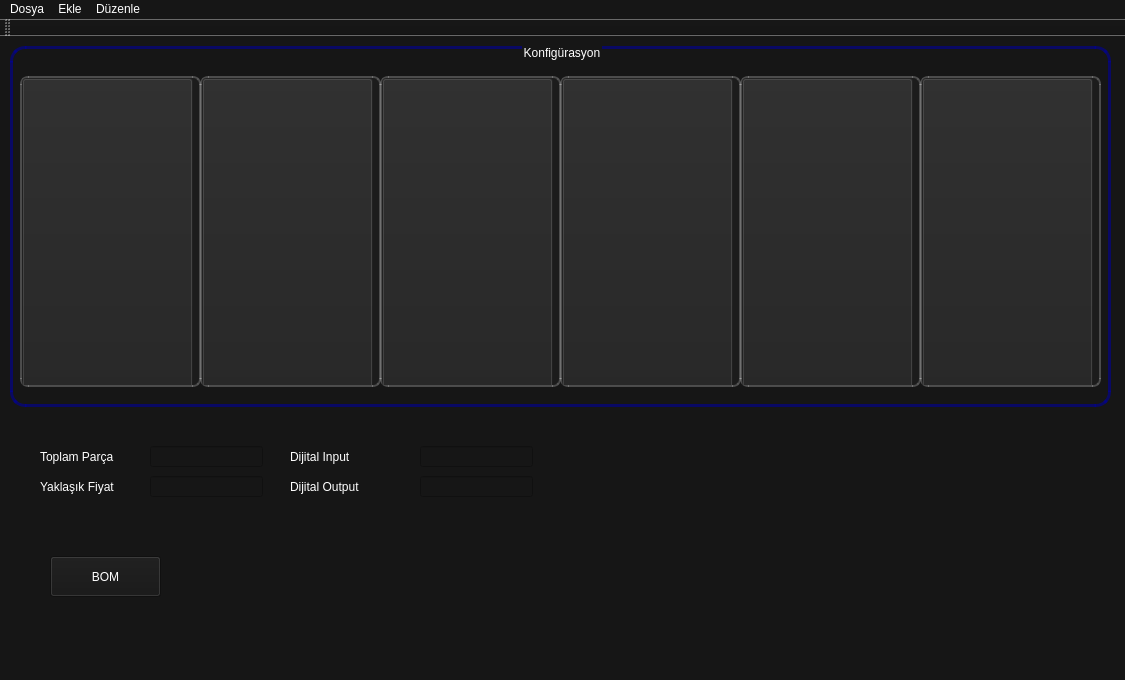
<?xml version="1.0" encoding="UTF-8"?>
<ui version="4.0">
 <class>MainWindow</class>
 <widget class="QMainWindow" name="MainWindow">
  <property name="geometry">
   <rect>
    <x>0</x>
    <y>0</y>
    <width>1125</width>
    <height>680</height>
   </rect>
  </property>
  <property name="windowTitle">
   <string>MainWindow</string>
  </property>
  <property name="styleSheet">
   <string notr="true">background-color: rgb(22, 22, 22);
font: 14pt &quot;Gill Sans MT&quot;;
color: rgb(255, 255, 255);
</string>
  </property>
  <widget class="QWidget" name="centralWidget">
   <widget class="QGroupBox" name="select_config">
    <property name="geometry">
     <rect>
      <x>10</x>
      <y>10</y>
      <width>1101</width>
      <height>361</height>
     </rect>
    </property>
    <property name="styleSheet">
     <string notr="true">QGroupBox{
border-width :3px;
/*border-color: rgba(200, 200, 200,75);*/
border-radius : 15px;
border-style : solid;
	border-color: rgba(0, 0, 155, 150);
}
QGroupBox::title{
subcontrol-origin: margin;
   subcontrol-position: top center;

}

QStackedWidget{
border-width :2px;
border-color: rgba(200, 200, 200,75);
border-radius : 8px;
border-style : solid;
}</string>
    </property>
    <property name="title">
     <string>Konfigürasyon</string>
    </property>
    <property name="alignment">
     <set>Qt::AlignLeading|Qt::AlignLeft|Qt::AlignVCenter</set>
    </property>
    <property name="flat">
     <bool>false</bool>
    </property>
    <property name="checkable">
     <bool>false</bool>
    </property>
    <property name="checked">
     <bool>false</bool>
    </property>
    <widget class="QStackedWidget" name="swPanel">
     <property name="geometry">
      <rect>
       <x>10</x>
       <y>30</y>
       <width>181</width>
       <height>311</height>
      </rect>
     </property>
     <property name="styleSheet">
      <string notr="true">background-color: rgba(33, 33, 33,75);
</string>
     </property>
     <widget class="QWidget" name="add_panel">
      <widget class="QPushButton" name="b_add_panel">
       <property name="geometry">
        <rect>
         <x>0</x>
         <y>0</y>
         <width>171</width>
         <height>311</height>
        </rect>
       </property>
       <property name="text">
        <string/>
       </property>
       <property name="icon">
        <iconset>
         <normalon>:/Pictures/Yeni klasör/panel button.png</normalon>
        </iconset>
       </property>
       <property name="iconSize">
        <size>
         <width>180</width>
         <height>311</height>
        </size>
       </property>
      </widget>
     </widget>
     <widget class="QWidget" name="page_6"/>
    </widget>
    <widget class="QStackedWidget" name="swVentilation">
     <property name="geometry">
      <rect>
       <x>190</x>
       <y>30</y>
       <width>181</width>
       <height>311</height>
      </rect>
     </property>
     <property name="styleSheet">
      <string notr="true">
background-color: rgba(33, 33, 33,75);
</string>
     </property>
     <property name="currentIndex">
      <number>0</number>
     </property>
     <widget class="QWidget" name="add_ventilation">
      <widget class="QPushButton" name="b_add_ventilation">
       <property name="geometry">
        <rect>
         <x>0</x>
         <y>0</y>
         <width>171</width>
         <height>311</height>
        </rect>
       </property>
       <property name="text">
        <string/>
       </property>
       <property name="icon">
        <iconset>
         <normalon>:/Pictures/Yeni klasör/ventilationbutton.png</normalon>
        </iconset>
       </property>
       <property name="iconSize">
        <size>
         <width>180</width>
         <height>311</height>
        </size>
       </property>
      </widget>
     </widget>
     <widget class="QWidget" name="choose_ventilation_unit">
      <widget class="QWidget" name="layoutWidget">
       <property name="geometry">
        <rect>
         <x>10</x>
         <y>60</y>
         <width>168</width>
         <height>37</height>
        </rect>
       </property>
       <layout class="QHBoxLayout" name="horizontalLayout_2">
        <item>
         <widget class="QLabel" name="label_2">
          <property name="minimumSize">
           <size>
            <width>80</width>
            <height>0</height>
           </size>
          </property>
          <property name="text">
           <string>Motor Gücü</string>
          </property>
         </widget>
        </item>
        <item>
         <widget class="QComboBox" name="cbMotorRatedPower">
          <property name="minimumSize">
           <size>
            <width>80</width>
            <height>0</height>
           </size>
          </property>
          <property name="maximumSize">
           <size>
            <width>80</width>
            <height>16777215</height>
           </size>
          </property>
          <item>
           <property name="text">
            <string>0,25 Kw</string>
           </property>
          </item>
          <item>
           <property name="text">
            <string>0,37 Kw</string>
           </property>
          </item>
          <item>
           <property name="text">
            <string>0,55 Kw</string>
           </property>
          </item>
          <item>
           <property name="text">
            <string>0,75 Kw</string>
           </property>
          </item>
          <item>
           <property name="text">
            <string>1,1 Kw</string>
           </property>
          </item>
          <item>
           <property name="text">
            <string>1,5 Kw</string>
           </property>
          </item>
         </widget>
        </item>
       </layout>
      </widget>
      <widget class="QWidget" name="layoutWidget_2">
       <property name="geometry">
        <rect>
         <x>10</x>
         <y>90</y>
         <width>168</width>
         <height>37</height>
        </rect>
       </property>
       <layout class="QHBoxLayout" name="horizontalLayout_3">
        <item>
         <widget class="QLabel" name="label_3">
          <property name="minimumSize">
           <size>
            <width>80</width>
            <height>0</height>
           </size>
          </property>
          <property name="text">
           <string>Fan adet</string>
          </property>
         </widget>
        </item>
        <item>
         <widget class="QSpinBox" name="sbMotorQuantity">
          <property name="minimumSize">
           <size>
            <width>80</width>
            <height>0</height>
           </size>
          </property>
          <property name="maximumSize">
           <size>
            <width>80</width>
            <height>16777215</height>
           </size>
          </property>
         </widget>
        </item>
       </layout>
      </widget>
      <widget class="QPushButton" name="bChooseVentilation">
       <property name="geometry">
        <rect>
         <x>30</x>
         <y>260</y>
         <width>111</width>
         <height>31</height>
        </rect>
       </property>
       <property name="text">
        <string>Ekle</string>
       </property>
      </widget>
      <widget class="QWidget" name="layoutWidget">
       <property name="geometry">
        <rect>
         <x>10</x>
         <y>30</y>
         <width>168</width>
         <height>37</height>
        </rect>
       </property>
       <layout class="QHBoxLayout" name="horizontalLayout">
        <item>
         <widget class="QLabel" name="label">
          <property name="minimumSize">
           <size>
            <width>80</width>
            <height>0</height>
           </size>
          </property>
          <property name="text">
           <string>Motor Voltajı</string>
          </property>
         </widget>
        </item>
        <item>
         <widget class="QComboBox" name="cbMotorRatedVoltage">
          <property name="minimumSize">
           <size>
            <width>80</width>
            <height>0</height>
           </size>
          </property>
          <property name="maximumSize">
           <size>
            <width>80</width>
            <height>16777215</height>
           </size>
          </property>
          <item>
           <property name="text">
            <string>380 V</string>
           </property>
          </item>
         </widget>
        </item>
       </layout>
      </widget>
     </widget>
    </widget>
    <widget class="QStackedWidget" name="swHeater">
     <property name="geometry">
      <rect>
       <x>370</x>
       <y>30</y>
       <width>181</width>
       <height>311</height>
      </rect>
     </property>
     <property name="styleSheet">
      <string notr="true">background-color: rgba(33, 33, 33,75);</string>
     </property>
     <property name="currentIndex">
      <number>0</number>
     </property>
     <widget class="QWidget" name="add_heater">
      <widget class="QPushButton" name="b_add_heater">
       <property name="geometry">
        <rect>
         <x>0</x>
         <y>0</y>
         <width>171</width>
         <height>311</height>
        </rect>
       </property>
       <property name="text">
        <string/>
       </property>
       <property name="icon">
        <iconset>
         <normalon>:/Pictures/Yeni klasör/HEATERbutton.png</normalon>
        </iconset>
       </property>
       <property name="iconSize">
        <size>
         <width>180</width>
         <height>311</height>
        </size>
       </property>
      </widget>
     </widget>
     <widget class="QWidget" name="page_12"/>
    </widget>
    <widget class="QStackedWidget" name="swCooler">
     <property name="geometry">
      <rect>
       <x>550</x>
       <y>30</y>
       <width>181</width>
       <height>311</height>
      </rect>
     </property>
     <property name="styleSheet">
      <string notr="true">background-color: rgba(33, 33, 33,75);</string>
     </property>
     <widget class="QWidget" name="add_cooler">
      <widget class="QPushButton" name="b_add_cooler">
       <property name="geometry">
        <rect>
         <x>0</x>
         <y>0</y>
         <width>171</width>
         <height>311</height>
        </rect>
       </property>
       <property name="text">
        <string/>
       </property>
       <property name="icon">
        <iconset>
         <normalon>:/Pictures/Yeni klasör/COOLERbutton.png</normalon>
        </iconset>
       </property>
       <property name="iconSize">
        <size>
         <width>180</width>
         <height>311</height>
        </size>
       </property>
      </widget>
     </widget>
     <widget class="QWidget" name="page_14"/>
    </widget>
    <widget class="QStackedWidget" name="swHumidity">
     <property name="geometry">
      <rect>
       <x>730</x>
       <y>30</y>
       <width>181</width>
       <height>311</height>
      </rect>
     </property>
     <property name="styleSheet">
      <string notr="true">background-color: rgba(33, 33, 33,75);</string>
     </property>
     <widget class="QWidget" name="add_">
      <widget class="QPushButton" name="b_add_humidity">
       <property name="geometry">
        <rect>
         <x>0</x>
         <y>0</y>
         <width>171</width>
         <height>311</height>
        </rect>
       </property>
       <property name="text">
        <string/>
       </property>
       <property name="icon">
        <iconset>
         <normalon>:/Pictures/Yeni klasör/HUMIDITYbutton2.png</normalon>
        </iconset>
       </property>
       <property name="iconSize">
        <size>
         <width>180</width>
         <height>311</height>
        </size>
       </property>
      </widget>
     </widget>
     <widget class="QWidget" name="page_16"/>
    </widget>
    <widget class="QStackedWidget" name="swPressure">
     <property name="geometry">
      <rect>
       <x>910</x>
       <y>30</y>
       <width>181</width>
       <height>311</height>
      </rect>
     </property>
     <property name="styleSheet">
      <string notr="true">background-color: rgba(33, 33, 33,75);</string>
     </property>
     <widget class="QWidget" name="add_1">
      <widget class="QPushButton" name="b_add_pressure">
       <property name="geometry">
        <rect>
         <x>0</x>
         <y>0</y>
         <width>171</width>
         <height>311</height>
        </rect>
       </property>
       <property name="text">
        <string/>
       </property>
       <property name="icon">
        <iconset>
         <normalon>:/Pictures/Yeni klasör/PRESSUREbutton2.png</normalon>
        </iconset>
       </property>
       <property name="iconSize">
        <size>
         <width>180</width>
         <height>311</height>
        </size>
       </property>
      </widget>
     </widget>
     <widget class="QWidget" name="page_17"/>
    </widget>
   </widget>
   <widget class="QLabel" name="laTotalPart">
    <property name="geometry">
     <rect>
      <x>40</x>
      <y>410</y>
      <width>141</width>
      <height>21</height>
     </rect>
    </property>
    <property name="text">
     <string>Toplam Parça</string>
    </property>
   </widget>
   <widget class="QLabel" name="laEstimatedPrice">
    <property name="geometry">
     <rect>
      <x>40</x>
      <y>440</y>
      <width>141</width>
      <height>21</height>
     </rect>
    </property>
    <property name="text">
     <string>Yaklaşık Fiyat</string>
    </property>
   </widget>
   <widget class="QLabel" name="laDigitalInput">
    <property name="geometry">
     <rect>
      <x>290</x>
      <y>410</y>
      <width>141</width>
      <height>21</height>
     </rect>
    </property>
    <property name="text">
     <string>Dijital Input</string>
    </property>
   </widget>
   <widget class="QLabel" name="laDigitalOutput">
    <property name="geometry">
     <rect>
      <x>290</x>
      <y>440</y>
      <width>141</width>
      <height>21</height>
     </rect>
    </property>
    <property name="text">
     <string>Dijital Output</string>
    </property>
   </widget>
   <widget class="QLineEdit" name="leTotalPart">
    <property name="geometry">
     <rect>
      <x>150</x>
      <y>410</y>
      <width>113</width>
      <height>21</height>
     </rect>
    </property>
   </widget>
   <widget class="QLineEdit" name="leEstimatedPrice">
    <property name="geometry">
     <rect>
      <x>150</x>
      <y>440</y>
      <width>113</width>
      <height>21</height>
     </rect>
    </property>
   </widget>
   <widget class="QLineEdit" name="leDigitalInput">
    <property name="geometry">
     <rect>
      <x>420</x>
      <y>410</y>
      <width>113</width>
      <height>21</height>
     </rect>
    </property>
   </widget>
   <widget class="QLineEdit" name="leDigitalOutput">
    <property name="geometry">
     <rect>
      <x>420</x>
      <y>440</y>
      <width>113</width>
      <height>21</height>
     </rect>
    </property>
   </widget>
   <widget class="QPushButton" name="btnGenerateBOM">
    <property name="geometry">
     <rect>
      <x>50</x>
      <y>520</y>
      <width>111</width>
      <height>41</height>
     </rect>
    </property>
    <property name="text">
     <string>BOM</string>
    </property>
   </widget>
  </widget>
  <widget class="QMenuBar" name="menuBar">
   <property name="geometry">
    <rect>
     <x>0</x>
     <y>0</y>
     <width>1125</width>
     <height>32</height>
    </rect>
   </property>
   <widget class="QMenu" name="menuDosya">
    <property name="title">
     <string>Dosya</string>
    </property>
    <addaction name="actionYeni"/>
    <addaction name="actionA"/>
    <addaction name="actionKaydet"/>
    <addaction name="separator"/>
    <addaction name="actionKapat"/>
   </widget>
   <widget class="QMenu" name="menuEkle">
    <property name="title">
     <string>Ekle</string>
    </property>
   </widget>
   <widget class="QMenu" name="menuDuzenle">
    <property name="title">
     <string>Düzenle</string>
    </property>
   </widget>
   <addaction name="menuDosya"/>
   <addaction name="menuEkle"/>
   <addaction name="menuDuzenle"/>
  </widget>
  <widget class="QToolBar" name="mainToolBar">
   <attribute name="toolBarArea">
    <enum>TopToolBarArea</enum>
   </attribute>
   <attribute name="toolBarBreak">
    <bool>false</bool>
   </attribute>
  </widget>
  <widget class="QStatusBar" name="statusBar"/>
  <action name="actionYeni">
   <property name="text">
    <string>Yeni</string>
   </property>
  </action>
  <action name="actionA">
   <property name="text">
    <string>Aç</string>
   </property>
  </action>
  <action name="actionKaydet">
   <property name="text">
    <string>Kaydet</string>
   </property>
  </action>
  <action name="actionKapat">
   <property name="text">
    <string>Kapat</string>
   </property>
  </action>
 </widget>
 <layoutdefault spacing="6" margin="11"/>
 <resources/>
 <connections/>
</ui>
